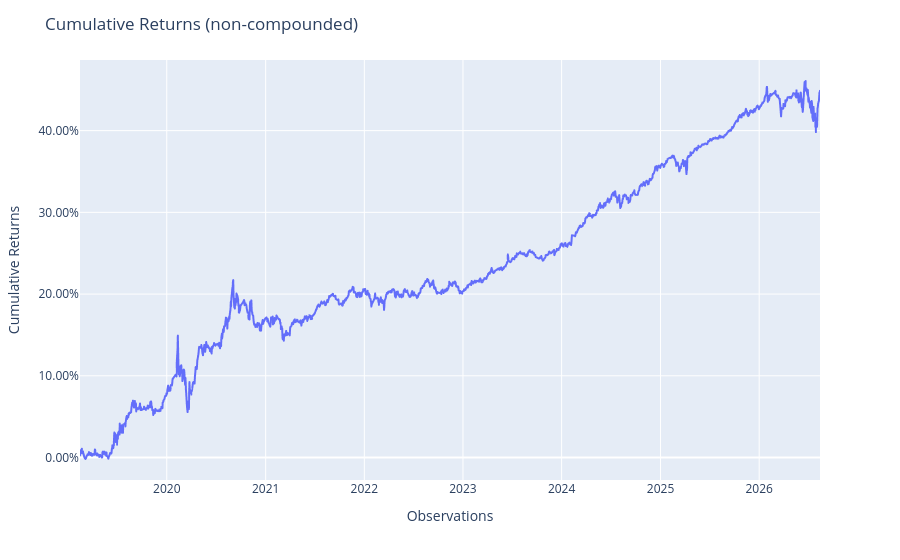

Here is the notebook cell this chart was saved with:
### Code cell
test_portfolios.plot_cumulative_returns()

### Figure 1 — Plotly figure (JSON) as saved in the notebook; plotly's stock layout.template omitted (floating-point values rounded to 4 significant figures; data arrays with more than 128 entries replaced by an {"elided": "..."} marker saying what was removed)
{"data": [{"hovertemplate": "variable=cumulative_returns<br>index=%{x}<br>value=%{y}<extra></extra>", "legendgroup": "cumulative_returns", "line": {"color": "#636efa", "dash": "solid"}, "marker": {"symbol": "circle"}, "mode": "lines", "name": "cumulative_returns", "showlegend": true, "type": "scattergl", "x": {"elided": "1822 str values"}, "xaxis": "x", "y": {"elided": "1822 float values"}, "yaxis": "y"}], "layout": {"legend": {"title": {"text": "variable"}, "tracegroupgap": 0}, "margin": {"t": 60}, "showlegend": false, "title": {"text": "Cumulative Returns (non-compounded)"}, "xaxis": {"anchor": "y", "domain": [0, 1], "title": {"text": "Observations"}}, "yaxis": {"anchor": "x", "domain": [0, 1], "tickformat": ".2%", "title": {"text": "Cumulative Returns"}}}}
